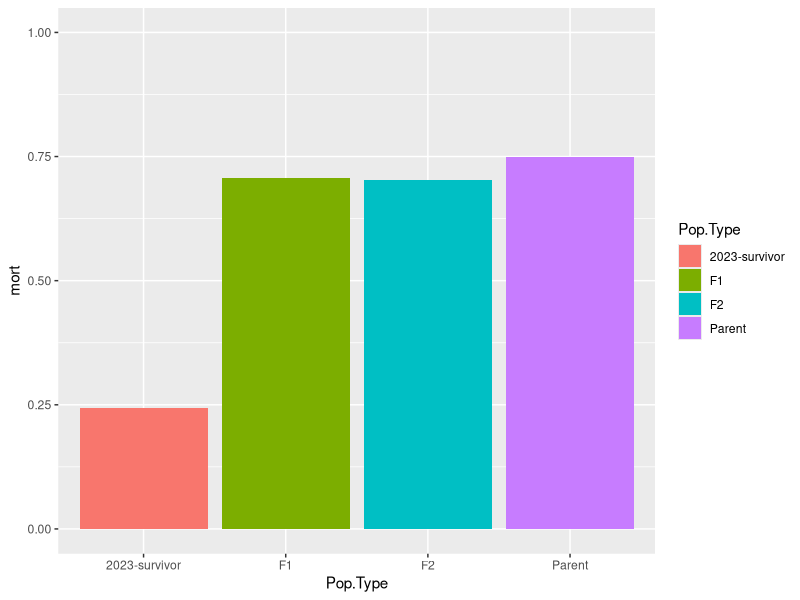
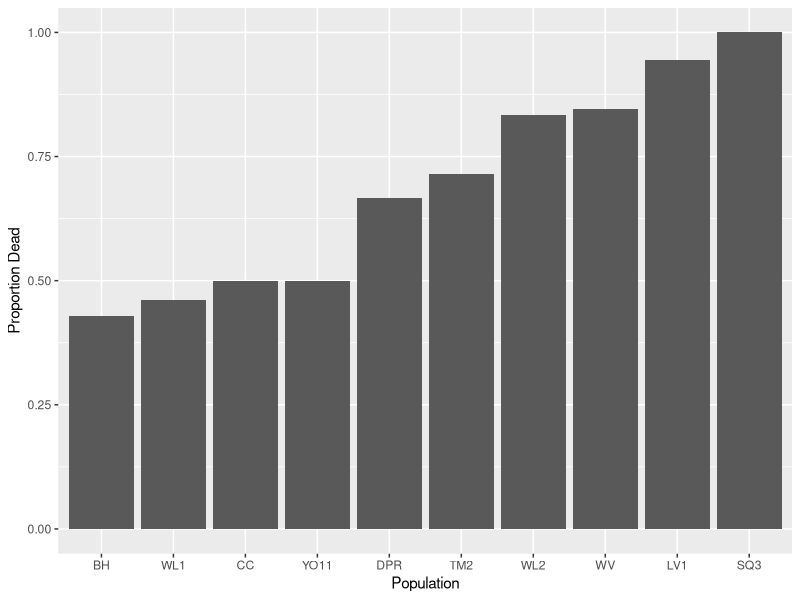
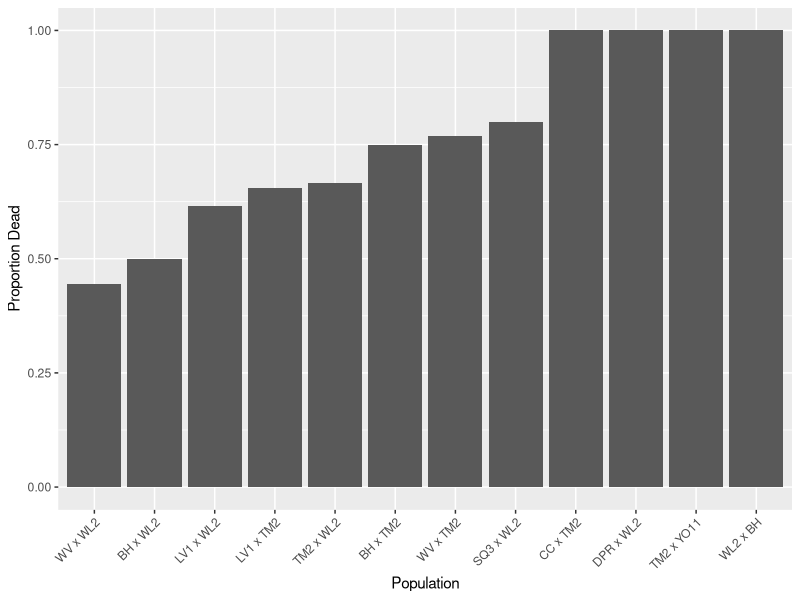
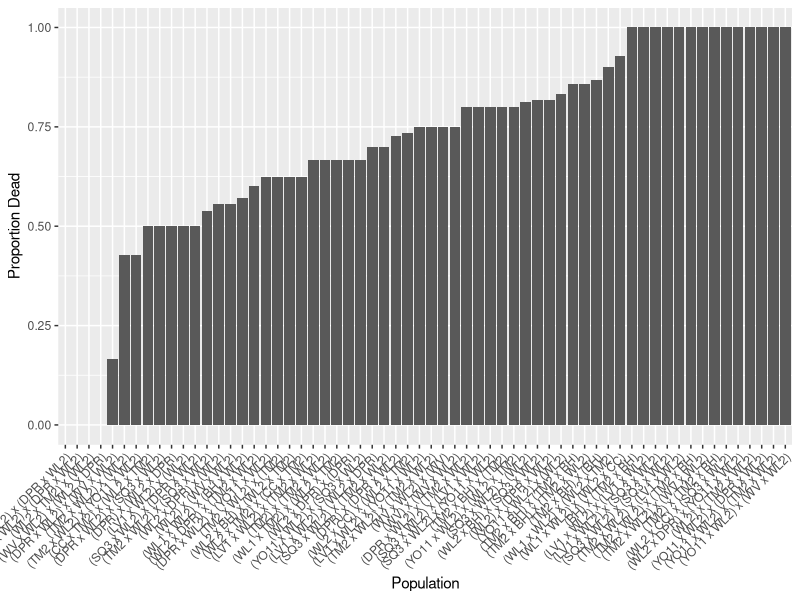
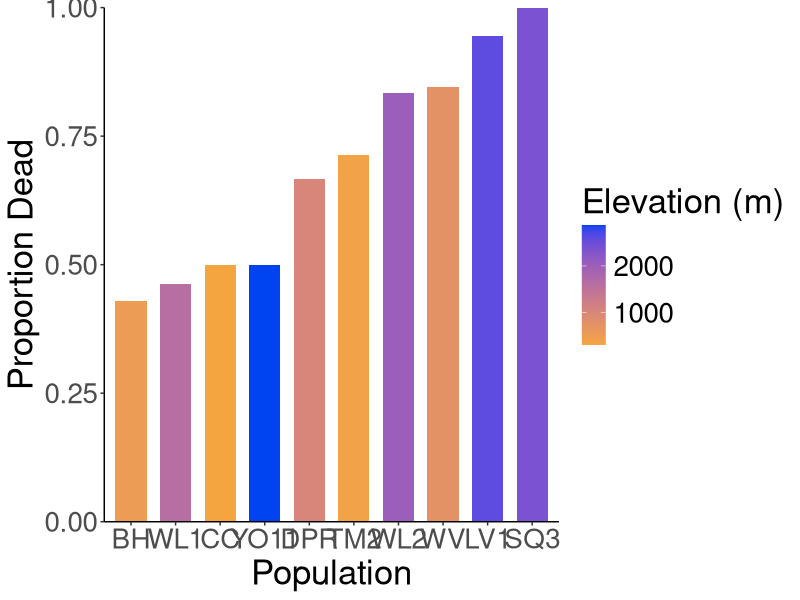
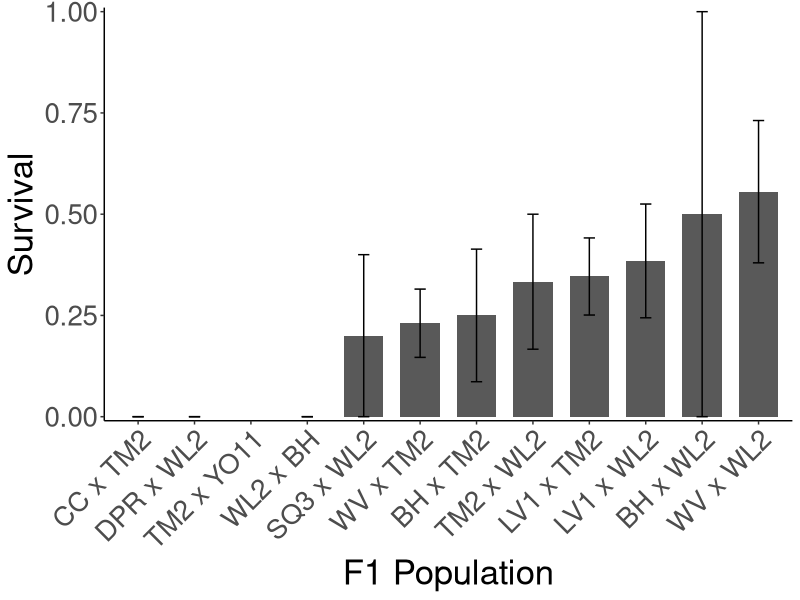
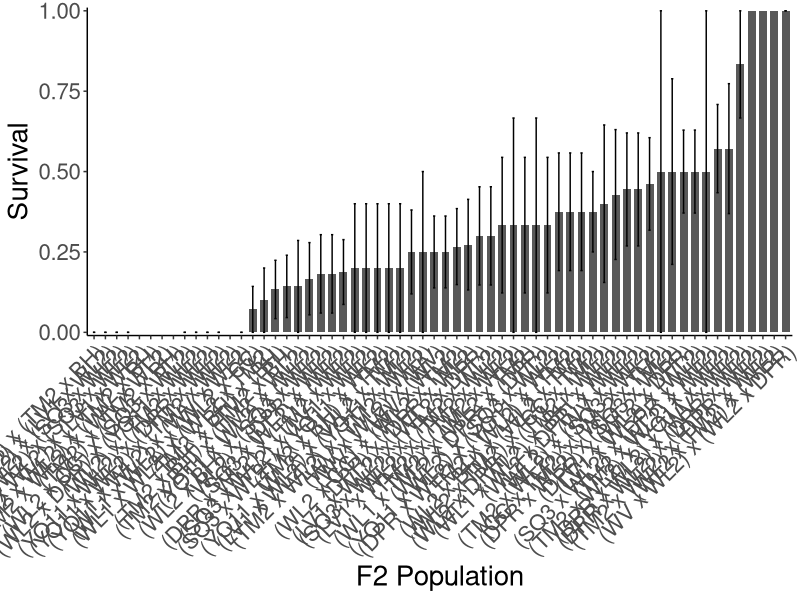
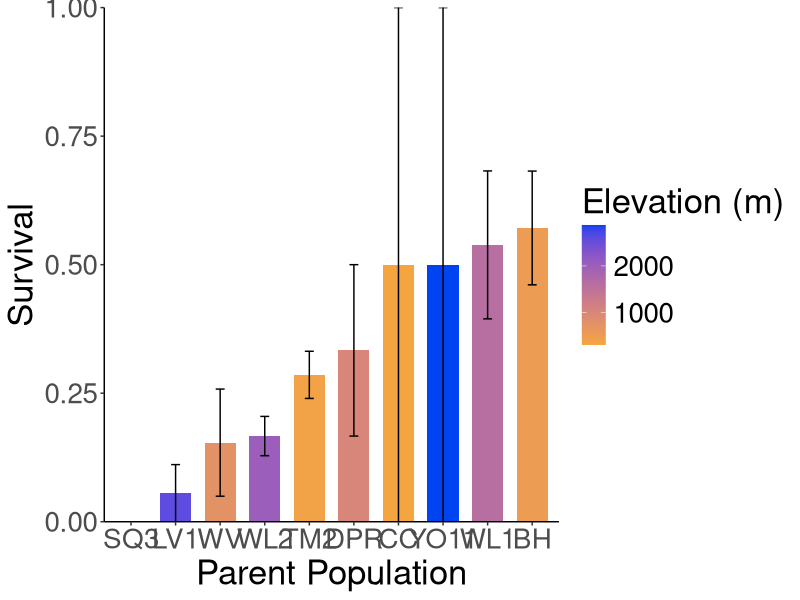

Reproduce these figures in R, in order.
## ---- chunk 1
knitr::opts_chunk$set(echo = TRUE)
## ---- chunk 2
library(tidyverse)

sem <- function(x, na.rm=FALSE) {           #for caclulating standard error
  sd(x,na.rm=na.rm)/sqrt(length(na.omit(x)))
} 
## ---- chunk 3
mort_pheno_0716 <- read_csv("../input/WL2_2024_Data/WL2_Mort_Pheno Survey_Order_Fixed_0716.csv") %>% 
  select(status:death.date)
head(mort_pheno_0716)
## ---- chunk 4
pop_loc <- read_csv("../input/WL2_2024_Data/WL2_Final_2023_2024_Pop_Loc_Info.csv") %>% 
  rename(row=bedrow, col=bedcol)
head(pop_loc)
## ---- chunk 5
mort_pheno_0716_pops <- left_join(pop_loc, mort_pheno_0716)
head(mort_pheno_0716_pops)
## ---- chunk 6
elev_info <- read_csv("../input/Strep_tort_locs.csv")

elev_info_yo <- elev_info %>% mutate(pop = str_replace(`Site code`, "YOSE(\\d+)", "YO\\1")) %>% select(Lat, Long, elev_m=`Elevation (m)`, pop)
head(elev_info_yo)
unique(elev_info_yo$pop)
## ---- chunk 7
unique(mort_pheno_0716_pops$Pop.Type)

by_pop_type <- mort_pheno_0716_pops %>% 
  filter(!is.na(Pop.Type)) %>% 
  group_by(Pop.Type) %>% 
  summarise(Alive=sum(is.na(death.date)), Dead=sum(!is.na(death.date))) %>% 
  mutate(mort = Dead/(Alive+Dead))
by_pop_type

by_pop_type %>% 
  filter(Pop.Type != "2023-TM2-fruit") %>% 
  ggplot(aes(x=Pop.Type, y=mort, fill=Pop.Type)) +
  geom_col() +
  ylim(0,1)

## ---- chunk 8
by_pop <- mort_pheno_0716_pops %>% 
  group_by(pop, Pop.Type) %>% 
  summarise(Alive=sum(is.na(death.date)), Dead=sum(!is.na(death.date))) %>% 
  mutate(mort = Dead/(Alive+Dead))
by_pop %>% arrange(mort)

by_pop %>% 
  filter(Pop.Type == "Parent") %>% 
  ggplot(aes(fct_reorder(pop, mort), mort)) + 
  geom_col() +
  labs(x="Population", y="Proportion Dead")

by_pop %>% 
  filter(Pop.Type == "F1") %>% 
  ggplot(aes(fct_reorder(pop, mort), mort)) + 
  geom_col() +
  labs(x="Population", y="Proportion Dead") +
  theme(axis.text.x = element_text(angle = 45, hjust = 1))

by_pop %>% 
  filter(Pop.Type == "F2") %>% 
  ggplot(aes(fct_reorder(pop, mort), mort)) + 
  geom_col() +
  labs(x="Population", y="Proportion Dead") +
  theme(axis.text.x = element_text(angle = 45, hjust = 1))
## ---- chunk 9
by_pop_parents <- by_pop %>% 
  filter(Pop.Type == "Parent")

by_pop_parents_elev <- left_join(by_pop_parents, elev_info_yo)
head(by_pop_parents_elev)

by_pop_parents_elev %>% 
  ggplot(aes(x=fct_reorder(pop, mort), y=mort, fill=elev_m)) + 
  geom_col(width = 0.7,position = position_dodge(0.75)) +
  labs(x="Population", y="Proportion Dead", fill="Elevation (m)") +
  theme_classic() + 
  scale_y_continuous(expand = c(0, 0)) +
  scale_fill_gradient(low = "#F5A540", high = "#0043F0") +
  theme(text=element_text(size=25))
ggsave("../output/WL2_Traits/WL2_Mortality_0716_Parents.png", width = 14, height = 8, units = "in")
## ---- chunk 10
mort_pheno_0716_pops_surv <- mort_pheno_0716_pops %>% 
  mutate(Survival=if_else(is.na(death.date), 1, 0))

by_pop_surv <- mort_pheno_0716_pops_surv %>% 
  group_by(pop, Pop.Type) %>% 
  summarise(N_Surv = sum(!is.na(Survival)), mean_Surv = mean(Survival,na.rm=(TRUE)), 
            sem_surv=sem(Survival, na.rm=(TRUE)))

by_pop_surv %>% filter(Pop.Type=="F1")
## ---- chunk 11
by_pop_surv %>% 
  filter(Pop.Type == "F1") %>% 
  ggplot(aes(x=fct_reorder(pop, mean_Surv), y=mean_Surv)) + 
  geom_col(width = 0.7,position = position_dodge(0.75)) + 
  geom_errorbar(aes(ymin=mean_Surv-sem_surv,ymax=mean_Surv+sem_surv),width=.2, position = 
                  position_dodge(0.75)) +
  theme_classic() + 
  scale_y_continuous(expand = c(0.01, 0)) +
  labs(x="F1 Population", y="Survival") +
  theme(text=element_text(size=25), axis.text.x = element_text(angle = 45, hjust = 1))
ggsave("../output/WL2_Traits/WL2_SURV_0716_F1s.png", width = 14, height = 8, units = "in")

by_pop_surv %>% 
  filter(Pop.Type == "F2") %>% 
  ggplot(aes(x=fct_reorder(pop, mean_Surv), y=mean_Surv)) + 
  geom_col(width = 0.7,position = position_dodge(0.75)) + 
  geom_errorbar(aes(ymin=mean_Surv-sem_surv,ymax=mean_Surv+sem_surv),width=.2, position = 
                  position_dodge(0.75)) +
  theme_classic() + 
  scale_y_continuous(expand = c(0.01, 0)) +
  labs(x="F2 Population", y="Survival") +
  theme(text=element_text(size=20), axis.text.x = element_text(angle = 45, hjust = 1))
ggsave("../output/WL2_Traits/WL2_SURV_0716_F2s.png", width = 42, height = 16, units = "in")
## ---- chunk 12
by_pop_parents_surv <- by_pop_surv %>% 
  filter(Pop.Type == "Parent")

by_pop_parents_elev_surv <- left_join(by_pop_parents_surv, elev_info_yo)
head(by_pop_parents_elev_surv)

by_pop_parents_elev_surv %>% 
  ggplot(aes(x=fct_reorder(pop, mean_Surv), y=mean_Surv, fill=elev_m)) + 
  geom_col(width = 0.7,position = position_dodge(0.75)) +
  geom_errorbar(aes(ymin=mean_Surv-sem_surv,ymax=mean_Surv+sem_surv),width=.2, position = 
                  position_dodge(0.75)) +
  labs(x="Parent Population", y="Survival", fill="Elevation (m)") +
  theme_classic() + 
  scale_y_continuous(expand = c(0, 0)) +
  scale_fill_gradient(low = "#F5A540", high = "#0043F0") +
  theme(text=element_text(size=25))
ggsave("../output/WL2_Traits/WL2_SURV_0716_Parents.png", width = 14, height = 8, units = "in")
